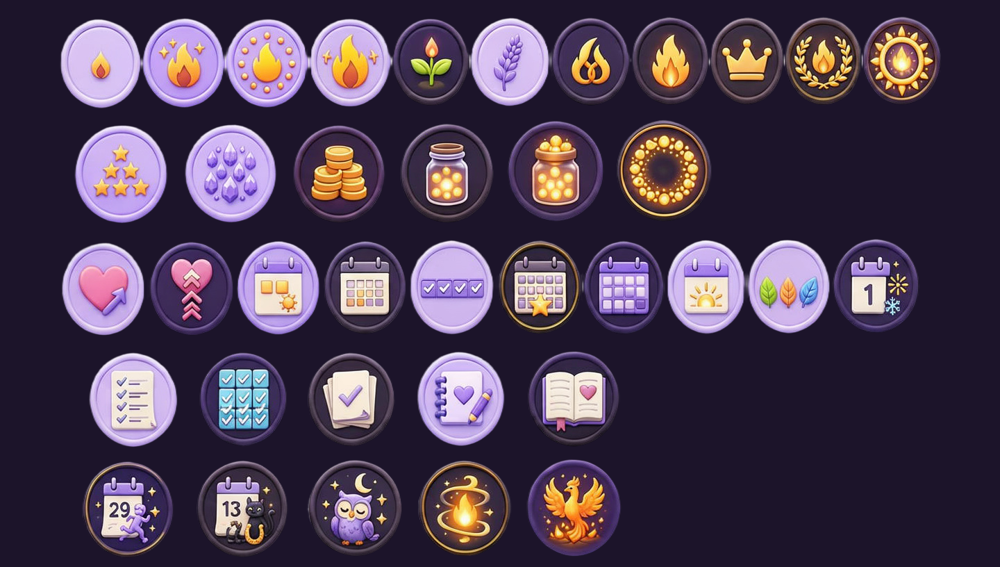
#> input picture ZZ_sheet.png, 1000 x 567 px; its folder holds only this picture in this run
$ python -i process_medals.py   (imports and definitions only)
#> lines starting #> are read from the running program, lines starting #| are printed output that depends on the picture; after the words box and inside, x2 and y2 are one past the last pixel; in counts of white or black regions, pixels touching at a corner belong together
#!/usr/bin/env python3
"""
Обработка медалей-ачивок в единый чистый формат.

Кладёшь исходники в  wiki/sources/medals/  с именами по id ачивки:
    d1.png  d3.png  d7.png  d14.png  d30.png  d60.png  d100.png
(можно и другие id — см. lib/achievements.ts; имя файла = id).

Запуск:
    python scripts/process_medals.py

Что делает с каждой картинкой:
  1. Находит саму медаль (по альфе, если есть прозрачность; иначе убирает
     залитый фон — шахматку/однотонный — заливкой от краёв).
  2. Накладывает ЧИСТУЮ сглаженную КРУГЛУЮ маску по медальону.
  3. Центрирует на прозрачном холсте 256×256, пишет webp в public/achievements/.

Универсально: работает и с настоящим прозрачным PNG, и с «фейковой»
прозрачностью Gemini (нарисованная шахматка), и со сплошным фоном.
"""
from pathlib import Path
import sys
import numpy as np
from PIL import Image, ImageDraw, ImageFilter
from scipy import ndimage

ROOT = Path(__file__).resolve().parent.parent
SRC_DIR = ROOT / "wiki" / "sources" / "medals"
OUT_DIR = ROOT / "public" / "achievements"
TARGET, INNER, SS = 256, 236, 4  # холст, вписать медаль, суперсэмплинг края


def content_mask(im: Image.Image) -> np.ndarray:
    """Маска медали (True = медаль). Учитывает 3 случая фона."""
    rgba = np.array(im.convert("RGBA"))
    alpha = rgba[:, :, 3]
#> alpha: shape (567, 1000); every value is 255
    if (alpha < 250).mean() > 0.02:           # есть НАСТОЯЩАЯ прозрачность
        return alpha > 40
    # фон залит (шахматка/однотонный) → убираем фон, связанный с краями
    rgb = rgba[:, :, :3].astype(int)
    spread = rgb.max(2) - rgb.min(2)
    mn, mx = rgb.min(2), rgb.max(2)
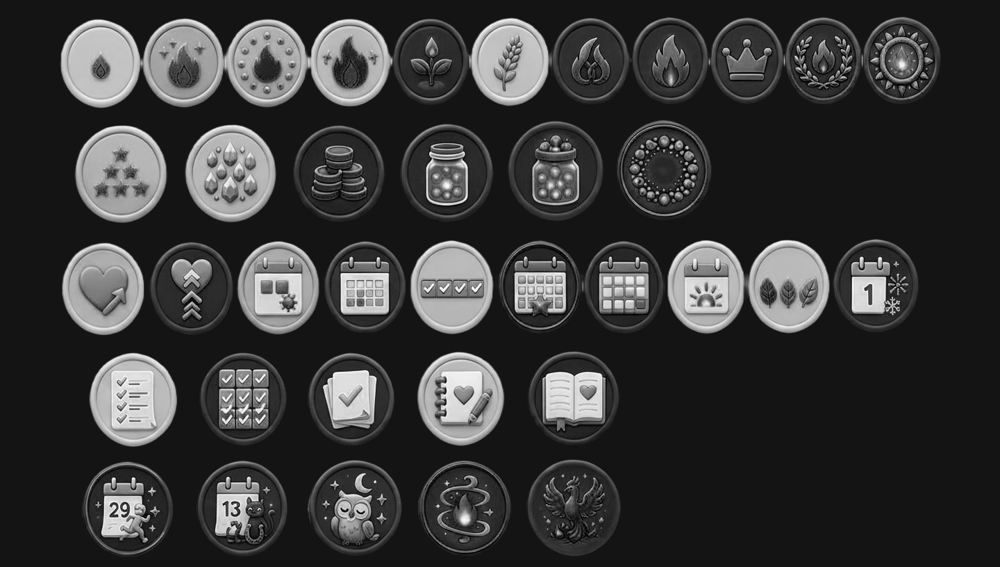
#> mn: shape (567, 1000) int64; min 0, max 255, mean 55.6
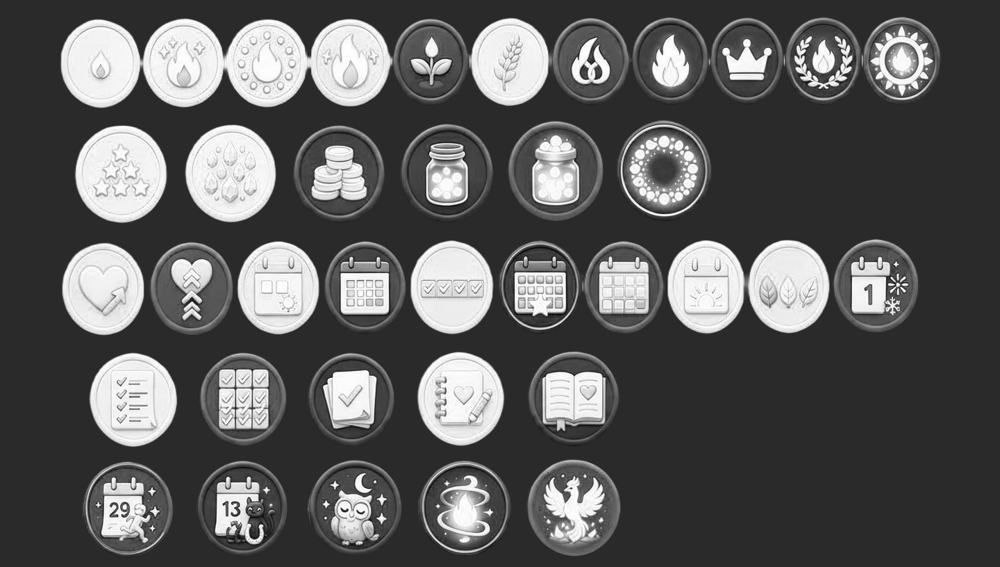
#> mx: shape (567, 1000) int64; min 8, max 255, mean 91
    # «фон» — нейтрально-светлый (шахматка/белый) ИЛИ цвет угловых пикселей
    bg = (spread < 16) & (mn > 180)
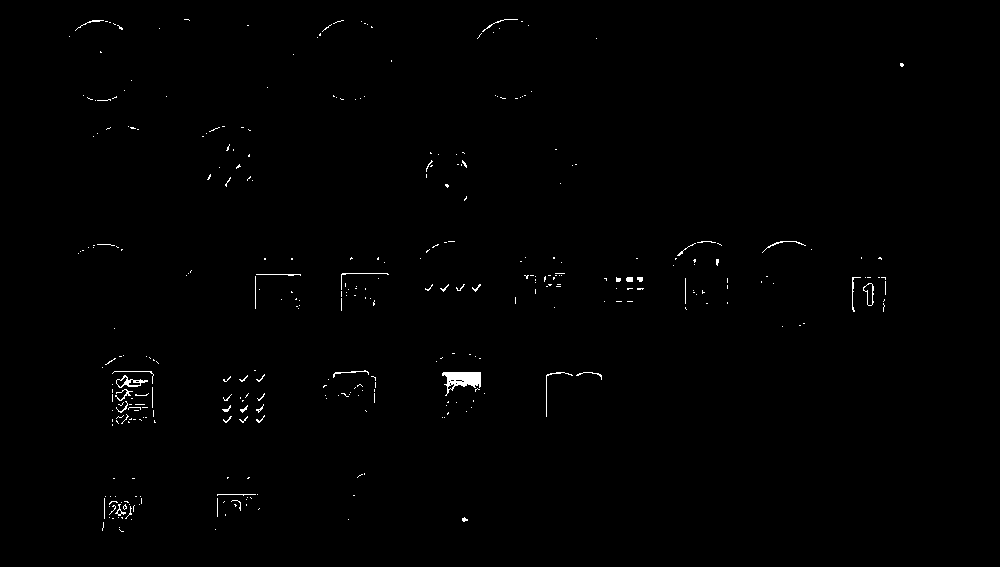
#> bg: shape (567, 1000) bool; 0.56% white in thin lines or dots, all inside (x1, y1, x2, y2) = (69, 19, 904, 532)
    lbl, _ = ndimage.label(bg)
#> lbl: shape (567, 1000) int32; 504 distinct labels, from 0 to 503
    border = set(np.unique(np.concatenate([lbl[0], lbl[-1], lbl[:, 0], lbl[:, -1]])))
#> border = 1 item
    border.discard(0)
    fg = ~np.isin(lbl, list(border))
#> fg: shape (567, 1000) bool; every value is 1
    return ndimage.binary_fill_holes(fg)


def process(path: Path, out: Path) -> None:
    im = Image.open(path).convert("RGBA")
    fg = content_mask(im)
    ys, xs = np.where(fg)
    if len(xs) == 0:
        print(f"  ! {path.name}: медаль не найдена, пропуск")
        return
    x0, x1, y0 = int(xs.min()), int(xs.max()), int(ys.min())
#> x0 = 0; x1 = 999; y0 = 0
    d = x1 - x0                                   # диаметр = ширина медали
#> d = 999
    cx = (x0 + x1) / 2.0
#> cx = 499.5
    cy = y0 + d / 2.0                             # центр круга от верха → «основание» снизу вне круга
#> cy = 499.5
    r = d / 2.0 - 2                               # инсет 2px — срезать контаминированное кольцо
#> r = 497.5
    bx, by, side = int(round(cx - r)), int(round(cy - r)), int(round(2 * r))
#> bx = 2; by = 2; side = 995
    sq = im.crop((bx, by, bx + side, by + side)).convert("RGBA")
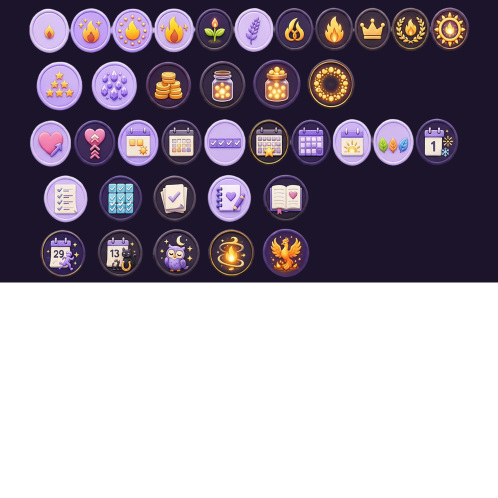
#> sq: PIL image 995x995 RGBA (shown at 1/2 size); mean R, G, B, A 43, 34.6, 46.8, 144.8; transparent parts drawn white
    # чистая сглаженная круглая маска
    mask = Image.new("L", (side * SS, side * SS), 0)
#> mask: PIL image 3980x3980 L; every value is 0
    ImageDraw.Draw(mask).ellipse((0, 0, side * SS - 1, side * SS - 1), fill=255)
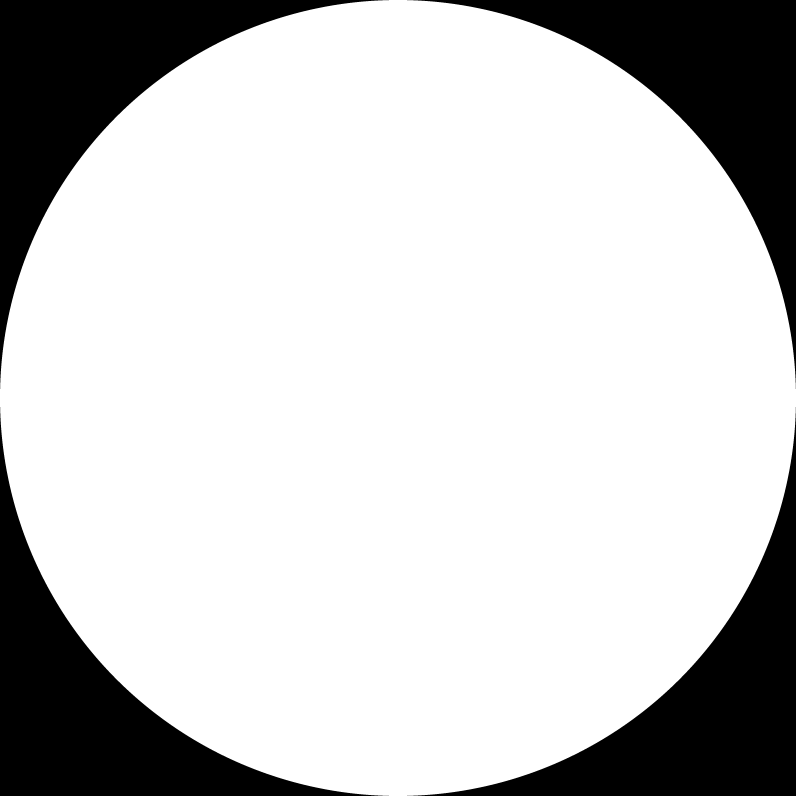
#> mask: PIL image 3980x3980 L (shown at 1/5 size); 78.5% white; 4 black regions, box (x1, y1, x2, y2) and area: (0, 0, 1945, 1945) 849985, (2035, 0, 3980, 1945) 849985, (0, 2035, 1945, 3980) 849985, (2035, 2035, 3980, 3980) 849985
    mask = mask.resize((side, side), Image.LANCZOS).filter(ImageFilter.GaussianBlur(0.4))
#> mask: PIL image 995x995 L
    sq.putalpha(mask)
    m = sq.copy()
    m.thumbnail((INNER, INNER), Image.LANCZOS)
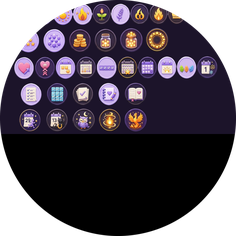
#> m: PIL image 236x236 RGBA; mean R, G, B, A 36, 29, 39.3, 200.3; transparent parts drawn white
    canvas = Image.new("RGBA", (TARGET, TARGET), (0, 0, 0, 0))
#> canvas: PIL image 256x256 RGBA; every value is 0
    canvas.alpha_composite(m, ((TARGET - m.width) // 2, (TARGET - m.height) // 2))
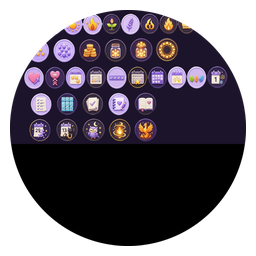
#> canvas: PIL image 256x256 RGBA; mean R, G, B, A 30.6, 24.7, 33.4, 170.2; transparent parts drawn white
    canvas.save(out, "WEBP", quality=92, method=6)
#> (the run stopped early here; a loop or call above may not have finished)
